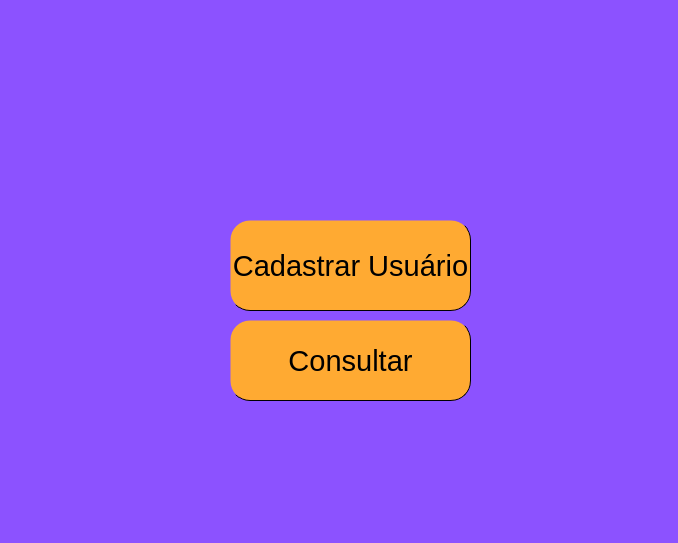
<?xml version="1.0" encoding="UTF-8"?>
<ui version="4.0">
 <class>Menu</class>
 <widget class="QMainWindow" name="Menu">
  <property name="geometry">
   <rect>
    <x>0</x>
    <y>0</y>
    <width>678</width>
    <height>543</height>
   </rect>
  </property>
  <property name="minimumSize">
   <size>
    <width>0</width>
    <height>526</height>
   </size>
  </property>
  <property name="maximumSize">
   <size>
    <width>678</width>
    <height>16777215</height>
   </size>
  </property>
  <property name="windowTitle">
   <string>Menu</string>
  </property>
  <property name="styleSheet">
   <string notr="true">background-color: rgb(140, 82, 255);</string>
  </property>
  <widget class="QWidget" name="centralwidget">
   <widget class="QPushButton" name="btnTelaCadastro">
    <property name="geometry">
     <rect>
      <x>230</x>
      <y>220</y>
      <width>241</width>
      <height>91</height>
     </rect>
    </property>
    <property name="font">
     <font>
      <pointsize>22</pointsize>
     </font>
    </property>
    <property name="styleSheet">
     <string notr="true">background-color: rgb(255, 170, 50);
border-radius: 20px;
border-width: 1px;
border-style: inset;</string>
    </property>
    <property name="text">
     <string>Cadastrar Usuário</string>
    </property>
    <property name="iconSize">
     <size>
      <width>16</width>
      <height>16</height>
     </size>
    </property>
   </widget>
   <widget class="QPushButton" name="btnTelaConsulta">
    <property name="geometry">
     <rect>
      <x>230</x>
      <y>320</y>
      <width>241</width>
      <height>81</height>
     </rect>
    </property>
    <property name="font">
     <font>
      <pointsize>22</pointsize>
     </font>
    </property>
    <property name="styleSheet">
     <string notr="true">background-color: rgb(255, 170, 50);
border-radius: 20px;
border-width: 1px;
border-style: inset;</string>
    </property>
    <property name="text">
     <string>Consultar</string>
    </property>
   </widget>
   <widget class="QLabel" name="label">
    <property name="geometry">
     <rect>
      <x>0</x>
      <y>0</y>
      <width>681</width>
      <height>531</height>
     </rect>
    </property>
    <property name="text">
     <string/>
    </property>
    <property name="pixmap">
     <pixmap>../../Downloads/WhatsApp Image 2022-12-04 at 20.17.53 (1).jpeg</pixmap>
    </property>
    <property name="scaledContents">
     <bool>true</bool>
    </property>
   </widget>
   <zorder>label</zorder>
   <zorder>btnTelaCadastro</zorder>
   <zorder>btnTelaConsulta</zorder>
  </widget>
  <widget class="QStatusBar" name="statusbar"/>
 </widget>
 <resources/>
 <connections/>
</ui>
